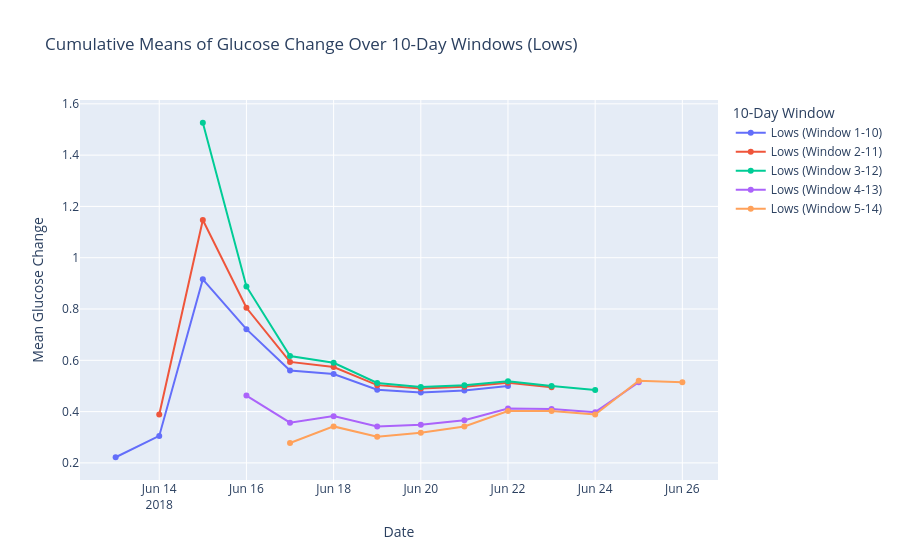

The notebook cell saved with this chart:
### Code cell
def plot_means_by_inner_window(filtered_data, label):
    filtered_data['Date'] = pd.to_datetime(filtered_data['Timestamp']).dt.date
    unique_days = sorted(filtered_data['Date'].unique())
    
    fig = go.Figure()

    for start_day in range(len(unique_days) - 9):
        dates = []
        means = []
        current_window = unique_days[start_day:start_day + 10]
        cumulative_filtered_data = filtered_data[filtered_data['Date'] >= unique_days[start_day]]
        
        for current_date in current_window:
            cumulative_data = cumulative_filtered_data[cumulative_filtered_data['Date'] <= current_date]['GlucoseChange']
            means.append(cumulative_data.mean() if len(cumulative_data) > 0 else 0)
            dates.append(current_date)
        
        fig.add_trace(go.Scatter(
            x=dates,
            y=means,
            mode='lines+markers',
            name=f"{label} (Window {start_day+1}-{start_day+10})"
        ))

    fig.update_layout(
        title=f'Cumulative Means of Glucose Change Over 10-Day Windows ({label})',
        xaxis_title='Date',
        yaxis_title='Mean Glucose Change',
        legend_title='10-Day Window',
        hovermode='x unified'
    )

    fig.show()

plot_means_by_inner_window(actgluco_low, label='Lows')

### Figure 1 — Plotly figure (JSON) as saved in the notebook; plotly's stock layout.template omitted (floating-point values rounded to 4 significant figures)
{"data": [{"mode": "lines+markers", "name": "Lows (Window 1-10)", "type": "scatter", "x": ["2018-06-13", "2018-06-14", "2018-06-15", "2018-06-16", "2018-06-17", "2018-06-18", "2018-06-19", "2018-06-20", "2018-06-21", "2018-06-22"], "y": [0.222, 0.3052, 0.9157, 0.7215, 0.56, 0.5465, 0.4856, 0.4748, 0.482, 0.4995]}, {"mode": "lines+markers", "name": "Lows (Window 2-11)", "type": "scatter", "x": ["2018-06-14", "2018-06-15", "2018-06-16", "2018-06-17", "2018-06-18", "2018-06-19", "2018-06-20", "2018-06-21", "2018-06-22", "2018-06-23"], "y": [0.3885, 1.147, 0.8047, 0.5938, 0.5735, 0.5032, 0.4897, 0.4964, 0.5121, 0.4952]}, {"mode": "lines+markers", "name": "Lows (Window 3-12)", "type": "scatter", "x": ["2018-06-15", "2018-06-16", "2018-06-17", "2018-06-18", "2018-06-19", "2018-06-20", "2018-06-21", "2018-06-22", "2018-06-23", "2018-06-24"], "y": [1.526, 0.888, 0.6167, 0.5903, 0.5114, 0.496, 0.5028, 0.518, 0.4995, 0.4846]}, {"mode": "lines+markers", "name": "Lows (Window 4-13)", "type": "scatter", "x": ["2018-06-16", "2018-06-17", "2018-06-18", "2018-06-19", "2018-06-20", "2018-06-21", "2018-06-22", "2018-06-23", "2018-06-24", "2018-06-25"], "y": [0.4625, 0.3568, 0.3823, 0.3422, 0.3489, 0.3663, 0.4119, 0.4102, 0.3977, 0.5143]}, {"mode": "lines+markers", "name": "Lows (Window 5-14)", "type": "scatter", "x": ["2018-06-17", "2018-06-18", "2018-06-19", "2018-06-20", "2018-06-21", "2018-06-22", "2018-06-23", "2018-06-24", "2018-06-25", "2018-06-26"], "y": [0.2775, 0.3422, 0.3022, 0.3179, 0.3422, 0.4024, 0.4024, 0.3885, 0.5201, 0.5148]}], "layout": {"hovermode": "x unified", "legend": {"title": {"text": "10-Day Window"}}, "title": {"text": "Cumulative Means of Glucose Change Over 10-Day Windows (Lows)"}, "xaxis": {"title": {"text": "Date"}}, "yaxis": {"title": {"text": "Mean Glucose Change"}}}}
